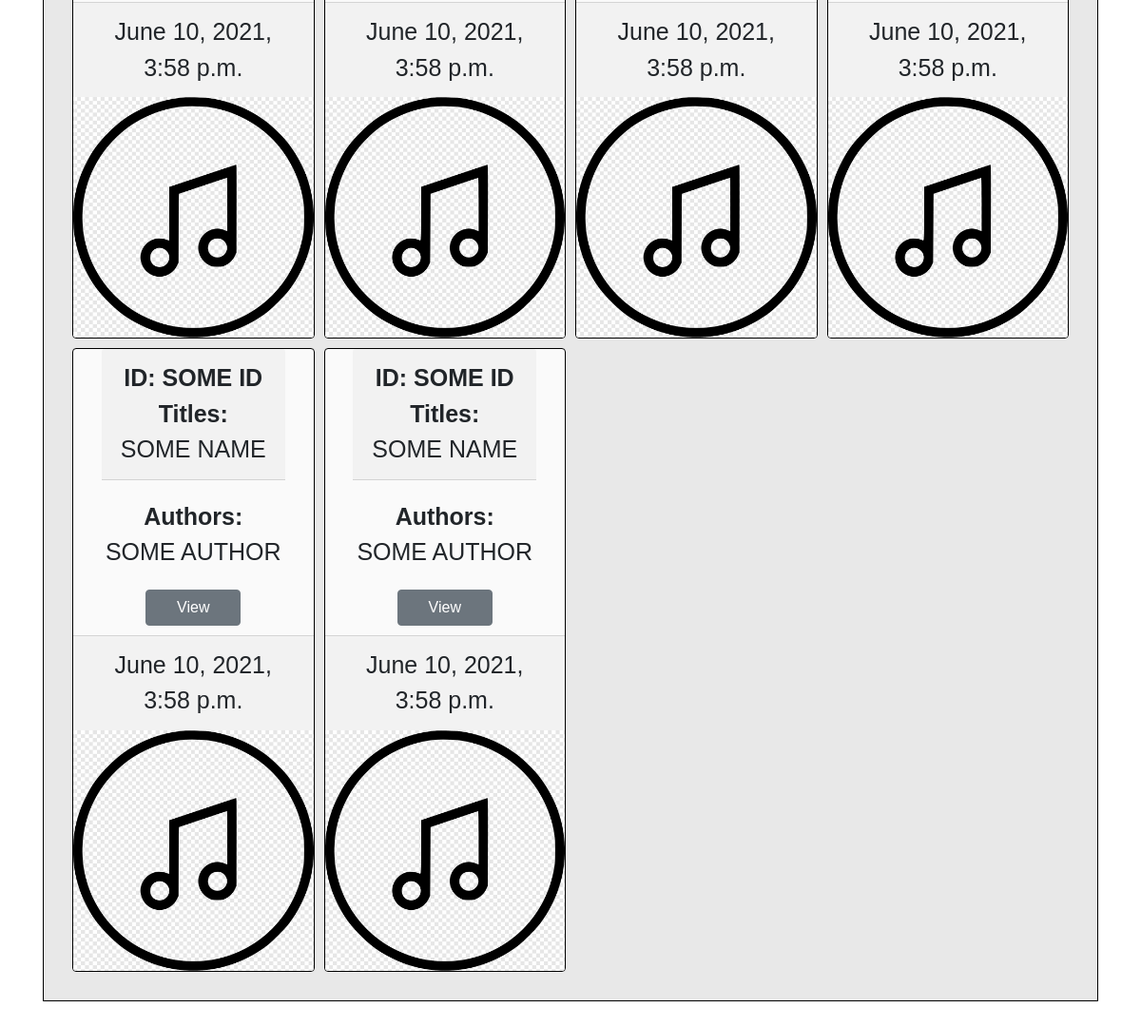
The app's page / (lower part), older data.
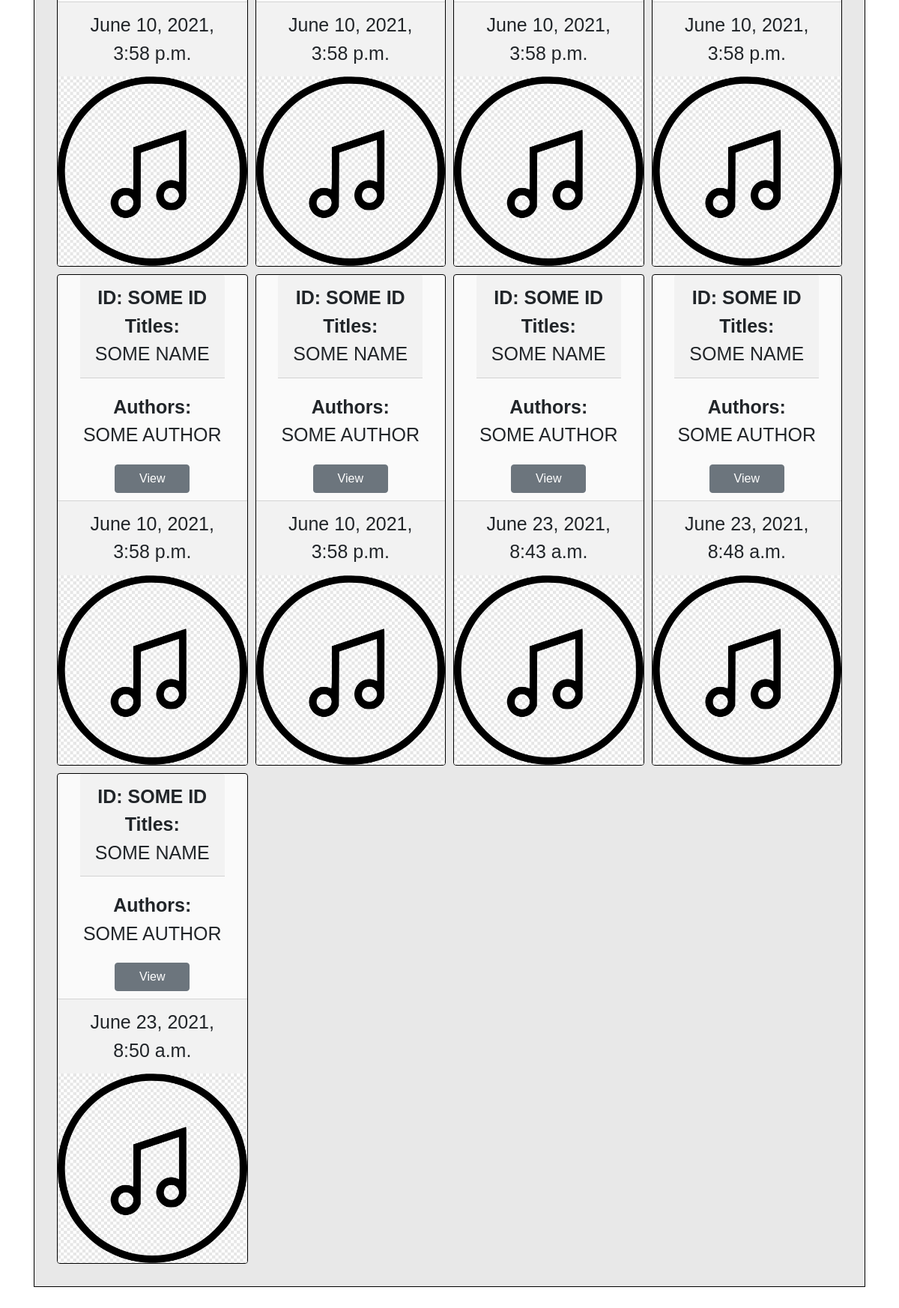
The same page, newer data.
### folksongs/models.py (models this page shows, shortened)
class Song(models.Model):
    songID = models.CharField(max_length=30, default="SOME ID")
    songName = models.TextField()
    songAuthor = models.TextField()
    description = models.TextField()
    created_date = models.DateTimeField(auto_now_add=True)

### folksongs/views.py (the view)
# urls.py: 2. Add a URL to urlpatterns:  path('', views.home, name='home')
def home(request):
    songs = Song.objects.all()
    return render(request, 'home.html', {'songs': songs})

### folksongs/templates/home.html
{% extends 'base.html' %}
{% block content %}
<div class="container">
	<div class="grid-container">
		{% for song in songs %}
		<div class="card card-home">
			<div class="card-header"><b>ID: {{song.songID}}</b> <br> <b>Titles:</b> <br>{{song.songName}}</div>
			<div class="card-body"><b>Authors:</b> <br>{{song.songAuthor}}</div>
			<a href="{% url 'song' id=song.id %}" class="btn btn-secondary btn-home">View</a>
			<div class="card-footer">{{song.created_date}}</div>
			<img class="card-img-bottom" src="/static/imgGleb/music.png" alt="hmm" style="width:100%">
		</div>
		{% endfor %}
	</div>
</div>
{% endblock %}

### folksongs/templates/base.html (shortened to what this page needs)
  <!doctype html>
  <html lang="en">
  <head>
      <link href="https://cdn.jsdelivr.net/npm/bootstrap@5.0.0-beta2/dist/css/bootstrap.min.css" rel="stylesheet">
      <link rel="stylesheet" href="https://maxcdn.bootstrapcdn.com/bootstrap/4.5.2/css/bootstrap.min.css">
      <link rel="stylesheet" type="text/css" href="/static/style.css">
  </head>
  <body>
  <br>
  {% block content %}
  {% endblock %}
  </body>
  </html>

### static/style.css (style rules this page uses)
* * { box-sizing: border-box; font-family: Arial, Helvetica, sans-serif; }
.grid-container { display: grid; grid-template-columns: auto auto auto auto; grid-gap: 10px; background-color: rgb(232, 232, 232); border: 1px solid black; padding: 30px; margin-bottom: 150px; }
.grid-container > div { background-color: rgba(255, 255, 255, 0.8); border: 1px solid black; text-align: center; font-size: 25px; }
.card-home { align-items: center; }
.btn-home { width: 100px; margin-bottom: 10px; }

Row changes from the older to the newer data that the page shows:
added Song: songID "SOME ID", songName "SOME NAME", songAuthor "SOME AUTHOR", created_date "June 23, 2021, 8:43 a.m."
added Song: songID "SOME ID", songName "SOME NAME", songAuthor "SOME AUTHOR", created_date "June 23, 2021, 8:48 a.m."
added Song: songID "SOME ID", songName "SOME NAME", songAuthor "SOME AUTHOR", created_date "June 23, 2021, 8:50 a.m."
